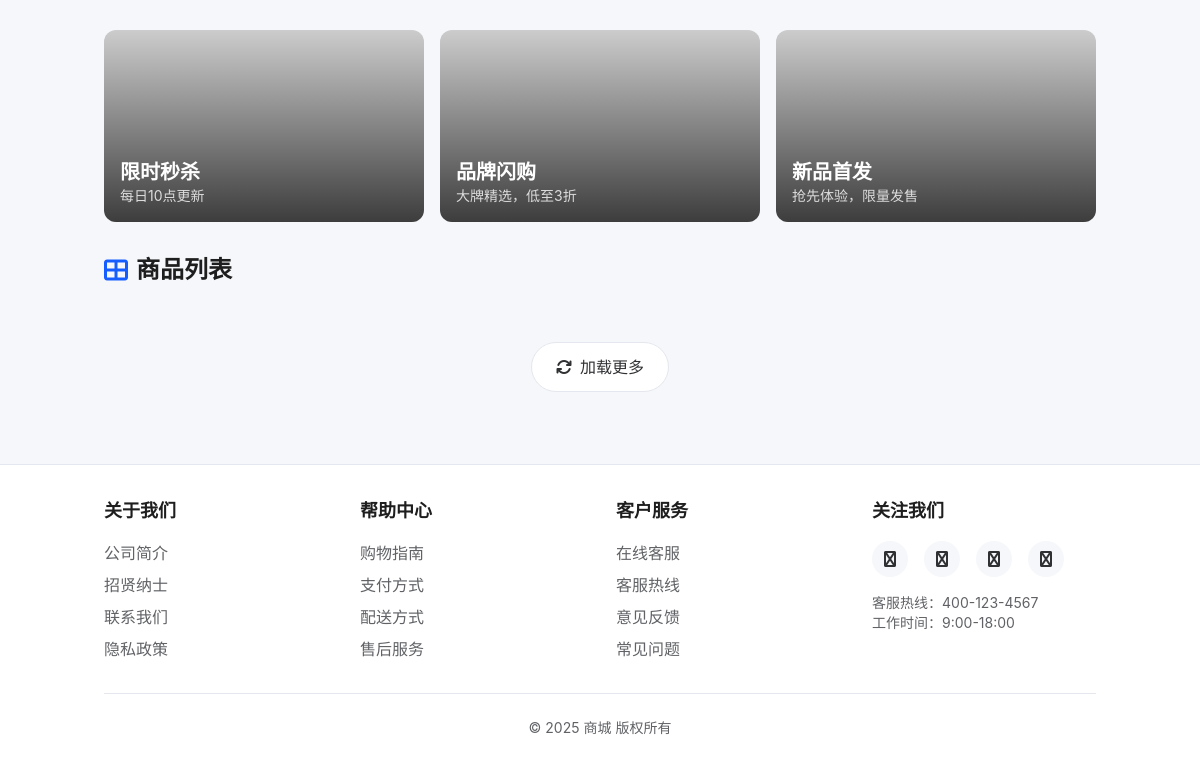
Before: / (signed in, lower part) with the older database file.
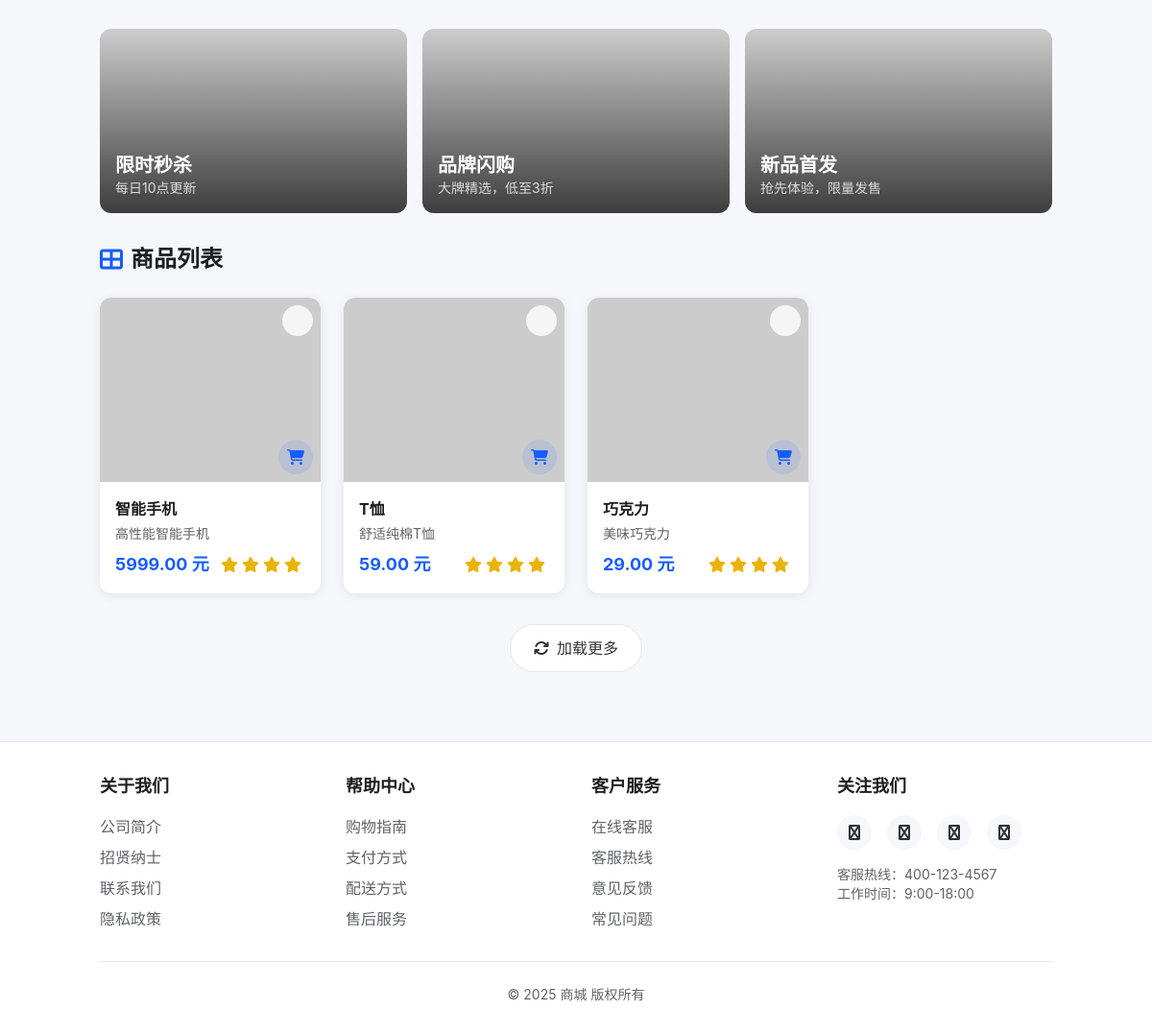
After: the same page with the newer database file.
### my_app/models.py (models this page shows, shortened)
class Product(models.Model):
    name = models.CharField(max_length=200, verbose_name="商品名称")
    category = models.ForeignKey(Category, on_delete=models.SET_NULL, blank=True, null=True, related_name='products',
                                 verbose_name="分类")
    price = models.DecimalField(max_digits=10, decimal_places=2, verbose_name="价格")
    stock = models.IntegerField(default=0, verbose_name="库存")
    description = models.TextField(blank=True, verbose_name="商品描述")
    image = models.ImageField(upload_to='products/', blank=True, null=True, verbose_name="商品图片")
    is_active = models.BooleanField(default=True, verbose_name="是否活跃")
    created_at = models.DateTimeField(auto_now_add=True, verbose_name="创建时间")
    updated_at = models.DateTimeField(auto_now=True, verbose_name="更新时间")

### my_app/views.py (the view)
# urls.py: path('', home_view, name='home'),
@login_required
def home_view(request):
    products = Product.objects.filter(is_active=True)
    return render(request, 'home.html', {'products': products})

### templates/home.html (shortened to what this page needs)
<!DOCTYPE html>
<html lang="zh-CN">
<head>
    <script src="https://cdn.tailwindcss.com"></script>
    <link href="https://cdnjs.cloudflare.com/ajax/libs/font-awesome/6.7.2/css/all.min.css" rel="stylesheet">
</head>
<body class="font-inter bg-neutral-100 text-neutral-600 min-h-screen flex flex-col">
    <main class="flex-1 container mx-auto px-4 py-6">
        <div class="grid grid-cols-1 md:grid-cols-3 gap-4 mb-8">
            <a href="#" class="relative rounded-xl overflow-hidden h-36 md:h-48 hover-scale">
                <img src="https://picsum.photos/600/300?random=4" alt="限时秒杀" class="w-full h-full object-cover">
                <div class="absolute inset-0 bg-gradient-to-t from-black/70 to-transparent flex flex-col justify-end p-4">
                    <h3 class="text-white font-bold text-lg md:text-xl">限时秒杀</h3>
                    <p class="text-white/80 text-xs md:text-sm">每日10点更新</p>
                </div>
            </a>
            <a href="#" class="relative rounded-xl overflow-hidden h-36 md:h-48 hover-scale">
                <img src="https://picsum.photos/600/300?random=5" alt="品牌闪购" class="w-full h-full object-cover">
                <div class="absolute inset-0 bg-gradient-to-t from-black/70 to-transparent flex flex-col justify-end p-4">
                    <h3 class="text-white font-bold text-lg md:text-xl">品牌闪购</h3>
                    <p class="text-white/80 text-xs md:text-sm">大牌精选，低至3折</p>
                </div>
            </a>
            <a href="#" class="relative rounded-xl overflow-hidden h-36 md:h-48 hover-scale">
                <img src="https://picsum.photos/600/300?random=6" alt="新品首发" class="w-full h-full object-cover">
                <div class="absolute inset-0 bg-gradient-to-t from-black/70 to-transparent flex flex-col justify-end p-4">
                    <h3 class="text-white font-bold text-lg md:text-xl">新品首发</h3>
                    <p class="text-white/80 text-xs md:text-sm">抢先体验，限量发售</p>
                </div>
            </a>
        </div>
        <h2 class="text-xl md:text-2xl font-bold text-neutral-700 mb-6 flex items-center">
            <i class="fa fa-th-large text-primary mr-2"></i>商品列表
        </h2>
        <div class="grid grid-cols-1 sm:grid-cols-2 md:grid-cols-3 lg:grid-cols-4 gap-4 md:gap-6">
            {% for product in products %}
            <div class="bg-white rounded-xl overflow-hidden shadow-card hover:shadow-card-hover card-transition group">
                <div class="relative">
                    <img src="{{ product.images.first.image.url|default:'https://picsum.photos/300/300?random=10' }}"
                         alt="{{ product.name }}"
                         class="w-full h-48 object-cover group-hover:scale-105 transition-transform duration-500">
                    <button class="absolute top-2 right-2 w-8 h-8 rounded-full bg-white/80 backdrop-blur-sm flex items-center justify-center text-neutral-500 hover:text-red-500 transition-colors">
                    </button>
                    <button onclick="addToCart({{ product.id }})" class="absolute bottom-2 right-2 w-9 h-9 rounded-full bg-primary/10 text-primary flex items-center justify-center hover:bg-primary hover:text-white transition-colors">
                        <i class="fa fa-shopping-cart"></i>
                    </button>
                </div>
                <div class="p-4">
                    <h3 class="text-sm md:text-base font-bold text-neutral-700 mb-1">{{ product.name }}</h3>
                    <p class="text-xs md:text-sm text-neutral-500 line-clamp-2">{{ product.description }}</p>
                    <div class="flex items-center justify-between mt-2">
                        <span class="text-lg font-bold text-primary">{{ product.price }} 元</span>
                        <div class="flex items-center space-x-1 text-yellow-500">
                            <i class="fa fa-star"></i>
                            <i class="fa fa-star"></i>
                            <i class="fa fa-star"></i>
                            <i class="fa fa-star"></i>
                        </div>
                    </div>
                </div>
            </div>
            {% endfor %}
        </div>
        <div class="mt-8 text-center">
            <button class="px-6 py-3 bg-white border border-neutral-200 rounded-full text-neutral-600 hover:border-primary hover:text-primary transition-colors">
                <i class="fa fa-refresh mr-2"></i>加载更多
            </button>
        </div>
    </main>
    <footer class="bg-white border-t border-neutral-200 mt-12">
        <div class="container mx-auto px-4 py-8">
            <div class="grid grid-cols-1 md:grid-cols-4 gap-8">
                <div>
                    <h3 class="text-lg font-bold text-neutral-700 mb-4">关于我们</h3>
                    <ul class="space-y-2">
                        <li><a href="#" class="text-neutral-500 hover:text-primary transition-colors">公司简介</a></li>
                        <li><a href="#" class="text-neutral-500 hover:text-primary transition-colors">招贤纳士</a></li>
                        <li><a href="#" class="text-neutral-500 hover:text-primary transition-colors">联系我们</a></li>
                        <li><a href="#" class="text-neutral-500 hover:text-primary transition-colors">隐私政策</a></li>
                    </ul>
                </div>
                <div>
                    <h3 class="text-lg font-bold text-neutral-700 mb-4">帮助中心</h3>
                    <ul class="space-y-2">
                        <li><a href="#" class="text-neutral-500 hover:text-primary transition-colors">购物指南</a></li>
                        <li><a href="#" class="text-neutral-500 hover:text-primary transition-colors">支付方式</a></li>
                        <li><a href="#" class="text-neutral-500 hover:text-primary transition-colors">配送方式</a></li>
                        <li><a href="#" class="text-neutral-500 hover:text-primary transition-colors">售后服务</a></li>
                    </ul>
                </div>
                <div>
                    <h3 class="text-lg font-bold text-neutral-700 mb-4">客户服务</h3>
                    <ul class="space-y-2">
                        <li><a href="#" class="text-neutral-500 hover:text-primary transition-colors">在线客服</a></li>
                        <li><a href="#" class="text-neutral-500 hover:text-primary transition-colors">客服热线</a></li>
                        <li><a href="#" class="text-neutral-500 hover:text-primary transition-colors">意见反馈</a></li>
                        <li><a href="#" class="text-neutral-500 hover:text-primary transition-colors">常见问题</a></li>
                    </ul>
                </div>
                <div>
                    <h3 class="text-lg font-bold text-neutral-700 mb-4">关注我们</h3>
                    <div class="flex space-x-4 mb-4">
                        <a href="#" class="w-9 h-9 rounded-full bg-neutral-100 flex items-center justify-center text-neutral-600 hover:bg-primary hover:text-white transition-colors">
                            <i class="fa fa-weixin"></i>
                        </a>
                        <a href="#" class="w-9 h-9 rounded-full bg-neutral-100 flex items-center justify-center text-neutral-600 hover:bg-primary hover:text-white transition-colors">
                            <i class="fa fa-weibo"></i>
                        </a>
                        <a href="#" class="w-9 h-9 rounded-full bg-neutral-100 flex items-center justify-center text-neutral-600 hover:bg-primary hover:text-white transition-colors">
                            <i class="fa fa-instagram"></i>
                        </a>
                        <a href="#" class="w-9 h-9 rounded-full bg-neutral-100 flex items-center justify-center text-neutral-600 hover:bg-primary hover:text-white transition-colors">
                            <i class="fa fa-twitter"></i>
                        </a>
                    </div>
                    <p class="text-neutral-500 text-sm">客服热线：400-123-4567</p>
                    <p class="text-neutral-500 text-sm">工作时间：9:00-18:00</p>
                </div>
            </div>
            <div class="border-t border-neutral-200 mt-8 pt-6 text-center text-neutral-500 text-sm">
                <p>© 2025 商城 版权所有</p>
            </div>
        </div>
    </footer>
</body>
</html>

Changed rows visible on the page:
added Product: name "智能手机", description "高性能智能手机", price "5999.00"
added Product: name "T恤", description "舒适纯棉T恤", price "59.00"
added Product: name "巧克力", description "美味巧克力", price "29.00"
